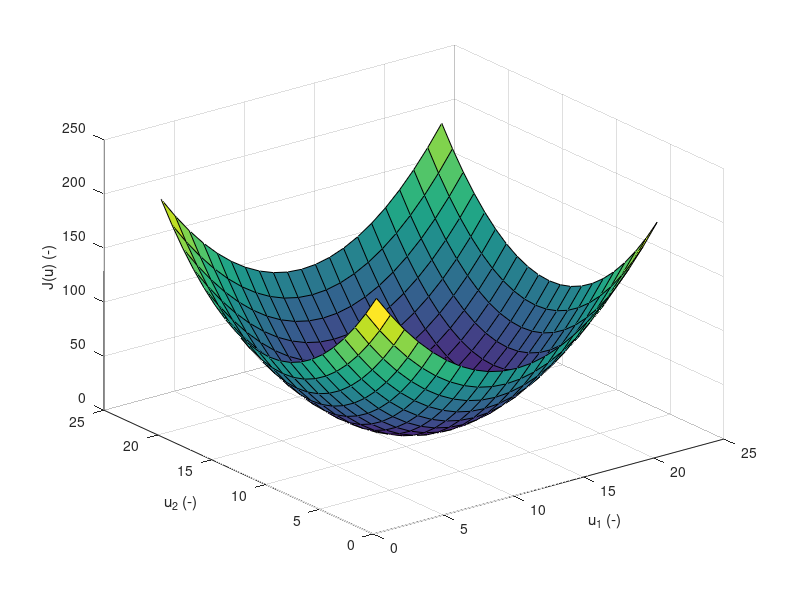

Write MATLAB code to recreate this figure.
clc; clear;

[u1 u2] = meshgrid(-10:10);% Premenna u
J = u1.^2+u2.^2+10;        % Funkcia J
surf(J);                   % Vykreslenie
xlabel('u_1 (-)')          % Znacenie osi x
ylabel('u_2 (-)')          % Znacenie osi y
zlabel('J(u) (-)')         % Znacenie osi z